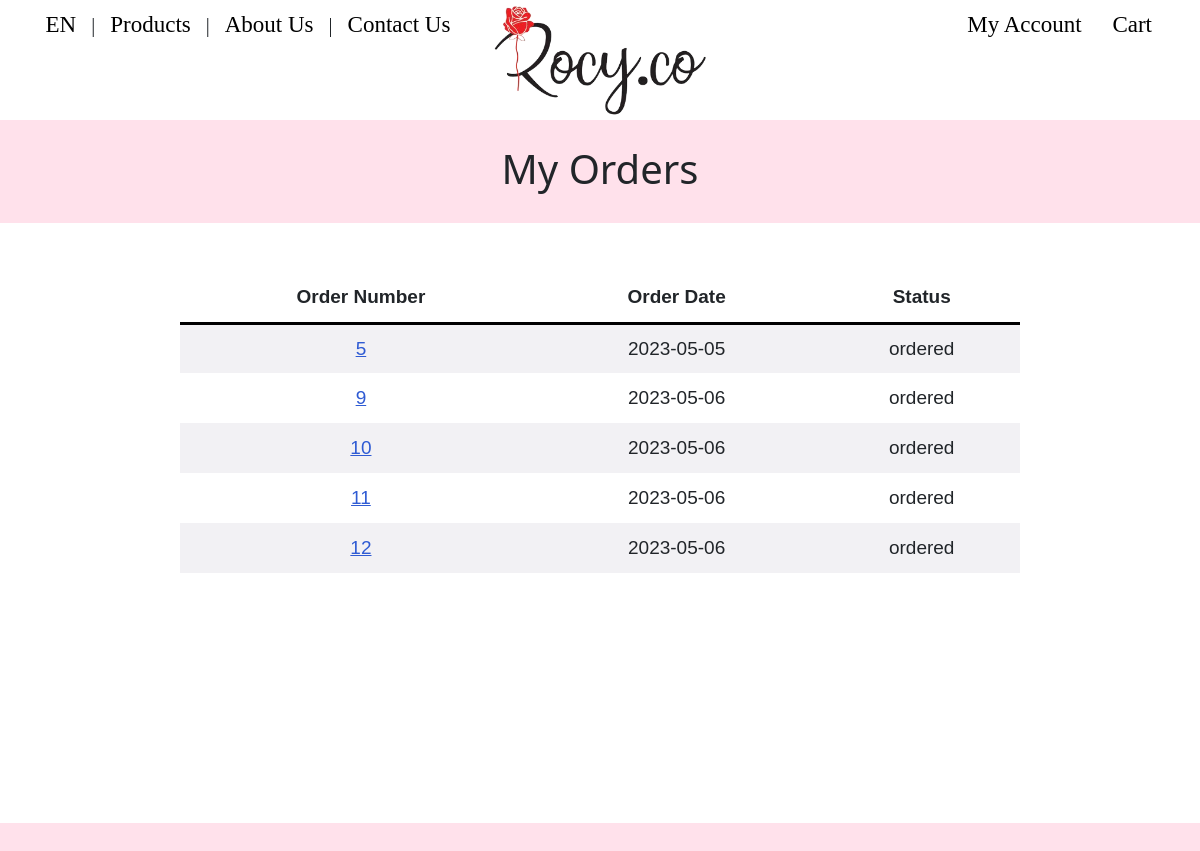
Before: /MyAccount/myOrders with the older database file.
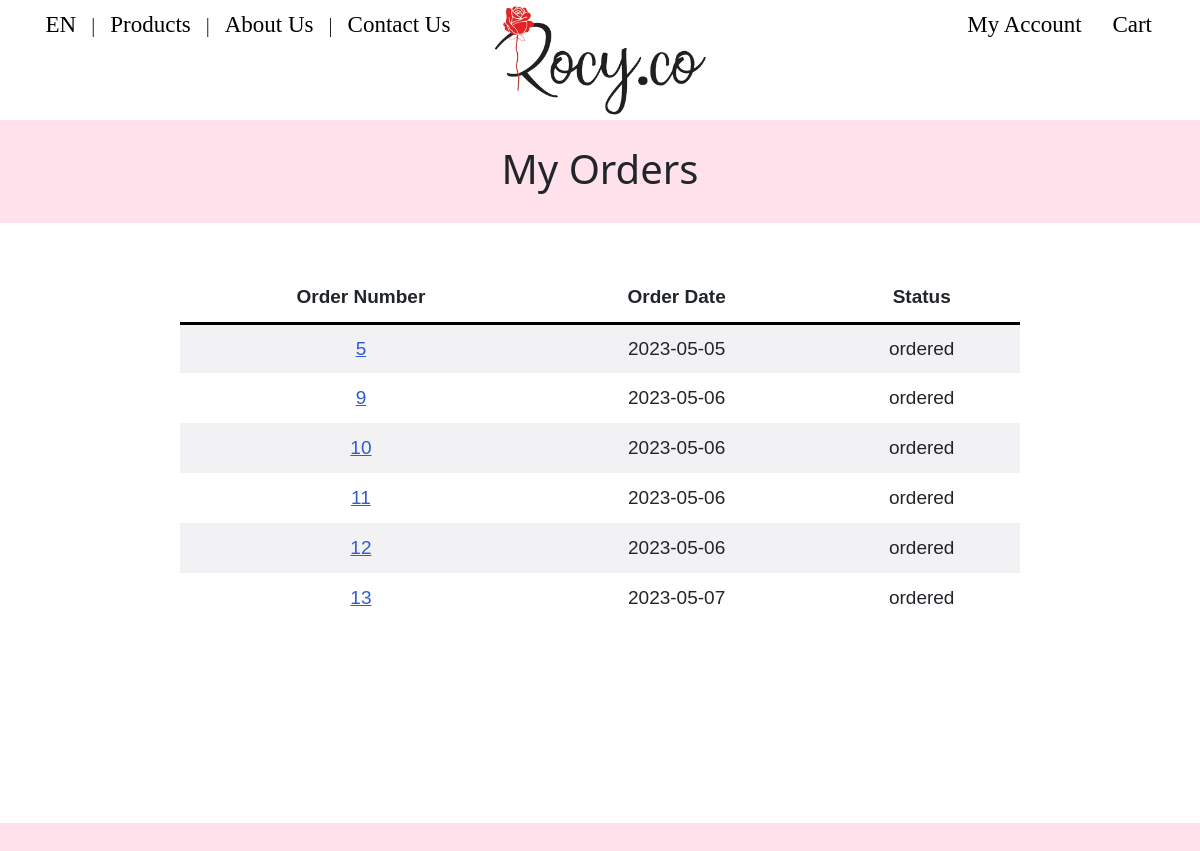
After: the same page with the newer database file.
### tables this page shows
CREATE TABLE IF NOT EXISTS `order` (
  `order_id` int(5) NOT NULL AUTO_INCREMENT,
  `user_id` int(4) NOT NULL,
  `order_date` date NOT NULL DEFAULT current_timestamp(),
  `status` enum('cart','ordered','finished') DEFAULT NULL,
  `total_price` float NOT NULL,
  `isDelivery` tinyint(1) NOT NULL,
  PRIMARY KEY (`order_id`)
);

### app/core/Controller.php (called while the page is built, shortened)
<?php
class Controller{
	function view($name, $data = []){
		include('app/views/' . $name . '.php');
	}
}

### app/controllers/MyAccount.php (called while the page is built, shortened)
<?php
class MyAccount extends \app\core\Controller{
	function myOrders() {
		$order = new \app\models\Order();
		$order = $order->getAllOrdersByUser($_SESSION['user_id']);
		$this->view('MyAccount/my_order', $order);
	}
}

### app/core/App.php (called while the page is built, shortened)
<?php
class App{
	function __construct(){
		$request = $this->parseUrl($_GET['url'] ?? '');
		$method = 'index';
		if(file_exists('app/controllers/' . $request[0] . '.php'))
		{
			unset($request[0]);
		}
		$controller = new $controller;
		if(isset($request[1]) && method_exists($controller, $request[1])){
			$method = $request[1];
			unset($request[1]);
		}
		$params = array_values($request);
		call_user_func_array([$controller, $method], $params);
	}
	function parseUrl($url){
		return explode('/', trim($url, '/'));
	}
}

### index.php (called while the page is built, shortened)
<?php
new app\core\App;

### app/models/Order.php (called while the page is built, shortened)
<?php
class Order extends \app\core\Model{
	public function getAllOrdersByUser($user_id){
		$SQL = "SELECT * FROM `order` WHERE user_id=10 AND status IN('ordered','finished')";
		$STH = self::$connection->prepare($SQL);
		$STH->execute(['user_id'=>$user_id]);
		$STH->setFetchMode(\PDO::FETCH_CLASS, 'app\models\Order');
		return $STH->fetchAll();
	}
}

### app/core/Model.php (called while the page is built, shortened)
<?php
class Model{
	public static ?PDO $connection = null;
	public function __construct(){
		if(self::$connection == null){
			$env = \Dotenv\Dotenv::createImmutable(getcwd());
			$host = $_ENV['db_host'];
			$dbname = $_ENV['db_name'];
			$user = $_ENV['db_user'];
			$pass = $_ENV['db_pass'];
			$charset = $_ENV['db_charset'];
			try {
				$options = [
					PDO::ATTR_ERRMODE => PDO::ERRMODE_EXCEPTION,
					PDO::ATTR_DEFAULT_FETCH_MODE => PDO::FETCH_CLASS,
					PDO::ATTR_EMULATE_PREPARES => false
				];
				self::$connection = new PDO("mysql:host=$host;dbname=$dbname;charset=$charset", $user, $pass, $options);
				self::$connection->query("SET NAMES $charset");
			}
			catch(PDOException $e) {
				echo $e->getMessage();
			}
		}
	}
}

### app/views/MyAccount/my_order.php (the view)
<link rel="stylesheet" type="text/css" href="/resources/styles/pageContent.css">
<link rel="stylesheet" type="text/css" href="/resources/styles/myOrders.css">
<?php $this->view('shared/header', _('My Orders')); ?>
<?php $this->view('shared/navBar'); ?>
<h1 class='pageTitle'>My Orders</h1>
<div class='content'>
<table>
    <tr class="attributes">
        <th>Order Number</th>
        <th>Order Date</th>
        <th>Status</th>
    </tr>
    <?php foreach ($data as $order) { ?>
        <tr>
            <td><a href='/MyAccount/orderDetail'><?= htmlentities($order->order_id) ?></a></td>
            <td><?= htmlentities($order->order_date) ?></td>
            <td><?= htmlentities($order->status) ?></td>
        </tr>
    <?php
    }
    ?>
</table>
</div>
<?php $this->view('shared/footer'); ?>

### app/views/shared/header.php (shortened to what this page needs)
<!DOCTYPE html>
<html>
<head>
	<link href="https://cdn.jsdelivr.net/npm/bootstrap@5.3.0-alpha3/dist/css/bootstrap.min.css" rel="stylesheet">
	<link rel="stylesheet" type="text/css" href="/resources/styles/default.css">
	<link rel="stylesheet" href="/resources/styles/bootstrap.css">
	<link rel="stylesheet" href="/resources/styles/home.css">
</head>
<body>

### app/views/shared/navBar.php (shortened to what this page needs)
<link rel="stylesheet" type="text/css" href="/resources/styles/navBar.css">
<div class="bar">
    <div class="i1">
        <a href="">EN</a>
        <span>|</span>
        <a href="/Product/index">Products</a>
        <span>|</span>
        <a href="/Main/about_us">About Us</a>
        <span>|</span>
        <a href="/Contact/index">Contact Us</a>
    </div>
    <div class="i2">
        <a href="/Main/index"><img src="/resources/images/rocylogoTransBG.png"></a>
    </div>
    <div class="i3">
        <a href="/MyAccount/index">My Account
        </a>
        <a href="/Cart/index">Cart<img class="cartIcon"></a>
    </div>
</div>

### app/views/shared/footer.php (shortened to what this page needs)
<div class="footer">
</div>
</body>
</html>

### resources/styles/pageContent.css (style rules this page uses)
.content { margin-left: auto; margin-right: auto; min-width: 1200px; width: 90%; height: auto; min-height: 600px; padding-top: 50px; padding-bottom: 50px; overflow: auto; background-color: white; justify-content: space-between; overflow-y: hidden; overflow-x: hidden; }
.pageTitle { min-width: 1200px; padding-top: 25px; padding-bottom: 70px; height: 50px; text-align: center; font-size: 40px; }

### resources/styles/myOrders.css (style rules this page uses)
table .attributes { border-bottom: 3px solid black; }
table { margin: 0 auto; font-family: arial, sans-serif; border-collapse: collapse; width: 70%; text-align: center; }
table tr { height: 50px; }
td, th { font-size: 19px; padding: 8px; padding-left: 20px; }
tr:nth-child(even) { background-color: #F2F1F4; }
table a { color: #2f5bd3; text-decoration: underline; }

### resources/styles/default.css (style rules this page uses)
body { margin: 0px; padding: 0px; background-repeat: no-repeat; background: fixed; background: #FFE1EB; background-size: cover; }

### resources/styles/navBar.css (style rules this page uses)
.bar { display: block; min-width: 1200px; min-height: 120px; max-height: 120px; width: 100%; background: white; text-align: center; }
a { text-decoration: none; color: black; }
.i1 { min-height: 120px; max-height: 120px; float: left; width: 25%; min-width: 460px; height: auto; padding-left: 3%; font-family: 'Be Vietnam'; font-style: normal; font-weight: 400; font-size: 20px; line-height: 29px; overflow: hidden; white-space: nowrap; }
.i2 { min-height: 120px; max-height: 120px; float: none; width: 20%; min-width: 200px; display: inline-block; }
.i2 img { display: block; height: 120px; margin: auto; }
.i3 { min-height: 120px; max-height: 120px; float: right; padding-right: 4%; width: 25%; min-width: 460px; text-align: right; font-family: 'Be Vietnam'; font-style: normal; font-weight: 400; font-size: 20px; line-height: 29px; overflow: hidden; white-space: nowrap; }
span { margin: 0 10px; }
.i1 a, .i3 a { font-size: 23px; display: inline-block; padding-top: 10px; min-height: 100%; text-align: center; }

### app/views/shared/footer.php (style rules this page uses)
.footer { width: 100%; height: 100px; }

Changed rows visible on the page:
now on this page (row edited): order: order_id "13", order_date "2023-05-07", status "ordered"
